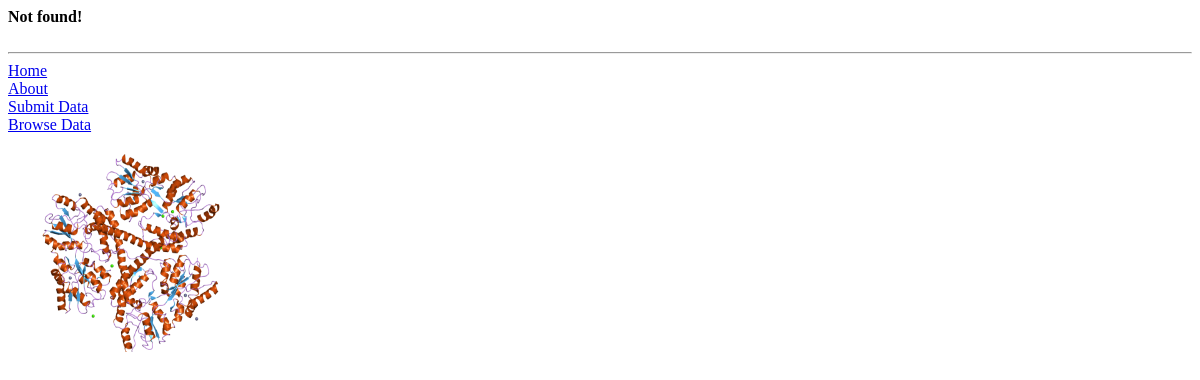
Before: /hd/worksheet/ws1234/A01 with the older database file.
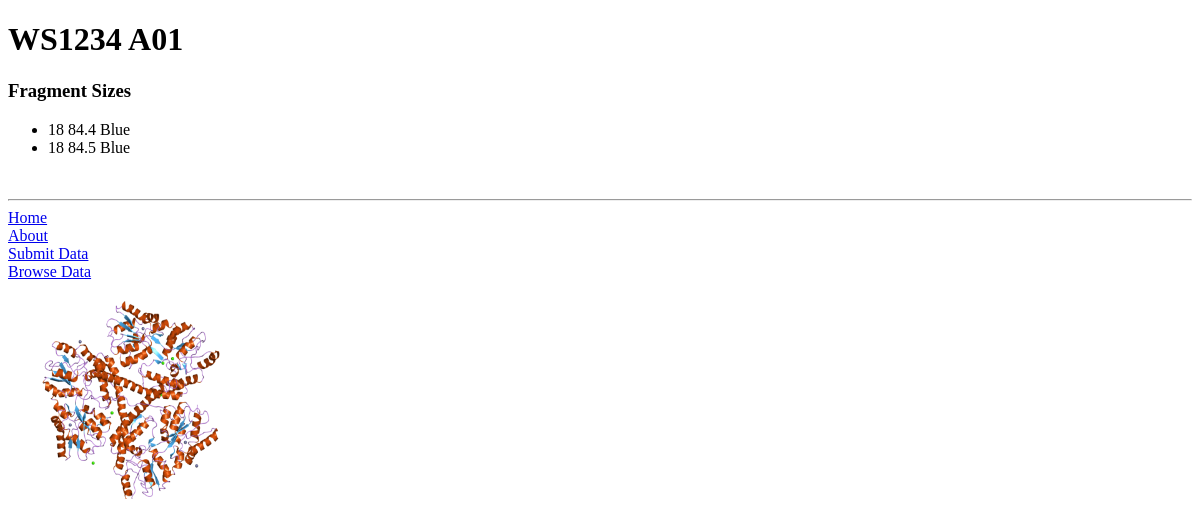
After: the same page with the newer database file.
### HD/models.py (models this page shows, shortened)
class Worksheet(models.Model):
    ws_number = models.CharField(max_length=16, unique=True, null=False)
    datetime = models.DateTimeField(null=True, unique=True)
    panel = models.CharField(max_length=32, unique=False, null=False)
    size = models.CharField(max_length=16, unique=False, null=False)
    analysis_type = models.CharField(max_length=32, unique=False, null=False)
    software = models.CharField(max_length=128, unique=False, null=False)
    slug = models.SlugField(unique=True)

class Well(models.Model):
    worksheet = models.ForeignKey(Worksheet)
    sample = models.ForeignKey(Sample)
    well_name = models.CharField(max_length=8, null=False)

class Fragment(models.Model):
    well = models.ForeignKey(Well)
    allele = models.ForeignKey(Allele)
    dye = models.CharField(max_length=8, null=False)
    size = models.FloatField(null=False)
    height = models.IntegerField(null=False)
    area = models.IntegerField(null=False)
    qual = models.CharField(max_length=8, null=False)
    score = models.IntegerField(null=False)
    comments = models.CharField(max_length=256, null=False)

class Allele(models.Model):
    repeats = models.IntegerField(null=False)
    def __str__(self): # For Python 2, use __unicode__ too
        return str(self.repeats)

### HD/views.py (the view)
# urls.py: url(r'^worksheet/(?P<ws_number_slug>[\w\-]+)/(?P<well_name>[\w\-]+)$', views.show_well, name='show_well'),
def show_well(request, well_name, ws_number_slug):
    context_dict = {}
    well_name = well_name.upper()
    try:
        worksheet = Worksheet.objects.get(slug=ws_number_slug)
        well = Well.objects.get(well_name=well_name, worksheet=worksheet)
        fragments = Fragment.objects.filter(well=well)
        context_dict["worksheet"] = worksheet
        context_dict["well"] = well
        context_dict["fragments"] = fragments
    except (Worksheet.DoesNotExist, Well.DoesNotExist, Fragment.DoesNotExist):
        context_dict["worksheet"] = None
        context_dict["well"] = None
        context_dict["fragments"] = None
    return render(request, "HD/well.html", context_dict)

### templates/HD/well.html (shortened to what this page needs)
{% extends 'HD/base.html' %}
{% load staticfiles %}
{% block bodyblock %}
    <div>
        {% if worksheet and well %}
            <h1>{{worksheet.ws_number}} {{well.well_name}}</h1>
            <h3>Fragment Sizes</h3>
            <ul>
            {% for fragment in fragments %}
                <li>{{fragment.allele}} {{fragment.size}} {{fragment.dye}}</li>
            {% endfor %}
            </ul>
        {% else %}
            <strong>Not found!</strong>
        {% endif %}
    </div><br/>
{% endblock %}

Changed rows visible on the page:
now on this page (row edited): Worksheet: ws_number "WS1234"
now on this page (row unchanged): Well: well_name "A01"
now on this page (row unchanged): Fragment: allele "18", size "84.4", dye "Blue"
now on this page (row unchanged): Fragment: allele "18", size "84.5", dye "Blue"
Other visible differences:
text no longer shown: "Not found!"
text now shown: "Fragment Sizes"
